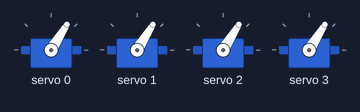
Simulated run of this sketch. Board: Arduino Uno, built with avr-gcc and run on an emulated ATmega328P. Shown: 4 × servo. What the sketch prints to the serial monitor is not drawn.

Above: at 2.2 s.
At 3.7 s:
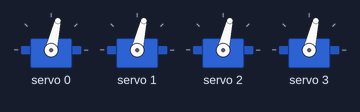
At 5.0 s:
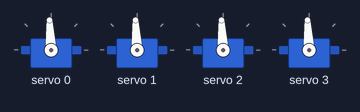
Timing chart, 0 to 6.5 s (numbered marks = the images above):
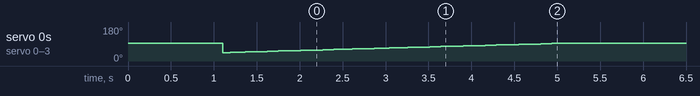

The sketch:

Rising.ino
```cpp
#include <Wire.h>
#include <Adafruit_PWMServoDriver.h>

Adafruit_PWMServoDriver board1(0x40);

const int PWM_FREQUENCY = 50;
const int SERVOMIN = 205;
const int SERVOMAX = 410;

// Increase for slower movement.
const int STEP_DELAY_MS = 40;

int currentAngle = 0;

int angleToPulse(int angle) {
  angle = constrain(angle, 0, 180);
  return map(angle, 0, 180, SERVOMIN, SERVOMAX);
}

void setAllServos(int angle) {
  int pulse = angleToPulse(angle);

  // Update channels 4, 5, 6, and 7.
  for (int channel = 0; channel < 4; channel++) {
    board1.setPWM(channel, 0, pulse);
  }
}

void moveSlowlyTo(int targetAngle) {
  targetAngle = constrain(targetAngle, 0, 180);

  while (currentAngle != targetAngle) {
    currentAngle += (targetAngle > currentAngle) ? 1 : -1;

    setAllServos(currentAngle);

    if (currentAngle % 10 == 0) {
      Serial.print("Channels 4–7 | Commanded angle: ");
      Serial.println(currentAngle);
    }

    delay(STEP_DELAY_MS);
  }
}

void setup() {
  Serial.begin(115200);

  board1.begin();
  board1.setPWMFreq(PWM_FREQUENCY);
  delay(100);

  // Initial move to 180 may be fast.
  setAllServos(90);
  delay(500);

//  moveSlowlyTo(180);
//  delay(1000);

  moveSlowlyTo(0);
  delay(500);
  moveSlowlyTo(90);

  Serial.println("Finished. Channels 4–7 holding at 90.");
}

void loop() {
  // Run once. Press reset to repeat.
}
```
